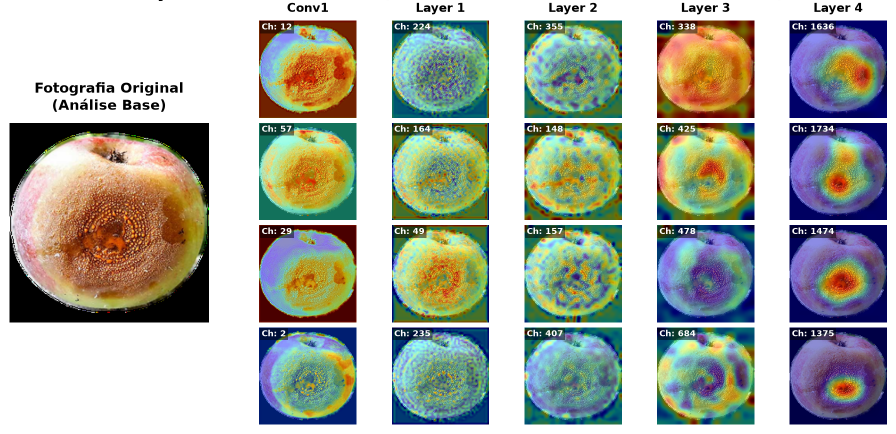
#> input picture print/CNN_layers.png, 1792 x 867 px (shown at 1/2 size); its folder holds only this picture in this run
$ python -i apple_segmentation.py   (imports and definitions only)
#> lines starting #> are read from the running program, lines starting #| are printed output that depends on the picture; after the words box and inside, x2 and y2 are one past the last pixel; in counts of white or black regions, pixels touching at a corner belong together
#!/usr/bin/env python3
"""Apple segmentation and 224x224 framing for the Raspberry Pi pipeline.

Replaces the HSV-blob + RANSAC-circle detector. That detector modelled the
silhouette as a circle, which cannot represent a real apple outline, and picked
its blob by circularity, which on this dataset locks onto a lesion or a specular
highlight more often than onto the fruit: it recovered the apple on 38% of
benchmark frames, against 95% here.

Method
------
1. Locate. A Hough circle vote gives a centre and a rough radius; a corner-seeded
   colour model is the fallback. Corners rather than a border band, because a
   round fruit filling the frame leaves the band full of fruit while the corners
   stay background.
2. Outline. Ground-truth silhouettes are 97.3% star-convex about their centroid,
   so the outline is one radius per angle, r(theta). Dynamic programming finds
   the globally optimal closed path through a polar edge-cost image under a
   slope constraint. It cannot leak, fragment or collapse, and unlike a circle it
   follows the true contour.
3. Refine. The contour is re-solved at full resolution inside a narrow band, then
   rasterised from continuous radii.
4. Frame. A square crop on the mask bounding-box centre, side 1.025x the longer
   bbox side, resized to 224 -- the convention measured from the ground truth.

Benchmarked against 113 (raw, ground-truth) pairs recovered by content matching;
see benchmark_report.md. Held-out split: mask IoU 0.826, Dice 0.882,
precision 0.894, recall 0.913, boundary F 0.390, 16.6 ms/frame mean
(20.4 ms p95) single-threaded on a 2.1 GHz x86 core.
"""
import cv2
import numpy as np

# ---------------------------------------------------------------- parameters
WORK = 160          # working resolution, long side (192 and 256 were no better)
NA = 90             # angular samples (the star-convex ceiling is reached here)
STEP = 4            # max radius change between neighbouring angles, in samples
SMOOTH = 0.45       # quadratic slope penalty
OUTWARD = 0.05      # bias towards the outermost strong edge
MARGIN = 1.2        # search radius, as a multiple of the far-corner distance
RCAP_MULT = 1.8     # search radius cap, as a multiple of the located radius
BAND_HALF = 8       # full-resolution refinement band, in pixels
RADIUS_GAIN = 1.02  # systematic tightness correction (see below)
SIDE_FACTOR = 1.025  # crop side / mask bbox side, measured from the ground truth
OUT_SIZE = 224

_HOUGH_SIDE = 128   # Hough only has to place a centre; its cost grows with area
_BINS_SHIFT = 4     # 16 x 16 x 16 Lab histogram
_NB = 256 >> _BINS_SHIFT


# ------------------------------------------------------------ colour model
# [10 lines left out: function _smooth3, not called in this run]


def _lab_index(lab):
    q = lab >> _BINS_SHIFT
    return (q[..., 0].astype(np.int32) * _NB + q[..., 1]) * _NB + q[..., 2]


# [23 lines left out: function _colour_centre, not called in this run]


def _hough_centre(gray):
    h, w = gray.shape[:2]
    k = _HOUGH_SIDE / max(h, w)
    if k < 1.0:
        gray = cv2.resize(gray, (max(16, round(w * k)), max(16, round(h * k))),
                          interpolation=cv2.INTER_AREA)
    else:
        k = 1.0
    gh, gw = gray.shape[:2]
    c = cv2.HoughCircles(gray, cv2.HOUGH_GRADIENT, dp=2, minDist=min(gh, gw),
                         param1=100, param2=30,
                         minRadius=int(0.12 * min(gh, gw)),
                         maxRadius=int(0.75 * min(gh, gw)))
    if c is None:
        return None
    x, y, r = c[0][0]
    return float(x) / k, float(y) / k, float(r) / k


def locate(blur_rgb, lab):
    """Centre and rough radius. Hough first: on the benchmark its centre error is
    0.032 of frame width (median) against 0.066 for the colour model, because it
    assumes nothing about where the fruit sits."""
    h, w = lab.shape[:2]
    return (_hough_centre(cv2.cvtColor(blur_rgb, cv2.COLOR_RGB2GRAY))
            or _colour_centre(lab)
            or ((w - 1) / 2.0, (h - 1) / 2.0, 0.3 * min(h, w)))


# --------------------------------------------------------- polar contour
def _step_edge(polar_img, k):
    """|mean over [r, r+k) - mean over [r-k, r)| summed over channels. Window
    averaging suppresses the skin speckle a plain derivative fires on."""
    f = np.cumsum(np.pad(polar_img.astype(np.float32), ((0, 0), (k, k), (0, 0)), 'edge'), axis=1)
    return np.abs((f[:, 2 * k:, :] - f[:, k:-k, :]) - (f[:, k:-k, :] - f[:, :-2 * k, :])).sum(2) / k


def _dp(cost, step, smooth):
    """Minimum-cost radius per angle under a slope constraint, closed over the
    angular wrap by running two laps and reading back the second.

    The per-angle update is a min-convolution with a small quadratic kernel,
    evaluated as one strided add plus one argmin.
    """
    na, nr = cost.shape
    win = 2 * step + 1
    pen = (smooth * (np.arange(win, dtype=np.float32) - step) ** 2).astype(np.float32)
    acc = np.empty((2 * na, nr), np.float32)
    back = np.empty((2 * na, nr), np.int8)
    acc[0] = cost[0]
    padded = np.full(nr + 2 * step, np.float32(1e9), np.float32)
    view = np.lib.stride_tricks.sliding_window_view(padded, win)
    buf = np.empty((nr, win), np.float32)
    arg = np.empty(nr, np.int64)
    cols = np.arange(nr)
    for t in range(1, 2 * na):
        padded[step:step + nr] = acc[t - 1]
        np.add(view, pen, out=buf)
        np.argmin(buf, axis=1, out=arg)
        acc[t] = buf[cols, arg] + cost[t % na]
        back[t] = arg - step
    r = np.empty(2 * na, np.int32)
    r[-1] = int(np.argmin(acc[-1]))
    for t in range(2 * na - 1, 0, -1):
        r[t - 1] = min(nr - 1, max(0, r[t] + int(back[t, r[t]])))
    return r[na:]


def _geometry(shape, cx, cy, na, margin):
    h, w = shape[:2]
    R = margin * float(max(np.hypot(cx, cy), np.hypot(w - cx, cy),
                           np.hypot(cx, h - cy), np.hypot(w - cx, h - cy)))
    nr = max(48, int(round(R)))
    ang = (np.arange(na) + 0.5) * 2 * np.pi / na
    ca, sa = np.cos(ang), np.sin(ang)
    with np.errstate(divide='ignore', invalid='ignore'):
        tx = np.where(ca > 0, (w - 1 - cx) / ca, np.where(ca < 0, -cx / ca, np.inf))
        ty = np.where(sa > 0, (h - 1 - cy) / sa, np.where(sa < 0, -cy / sa, np.inf))
    rmax_i = np.clip((np.minimum(np.abs(tx), np.abs(ty)) / R * nr).astype(np.int32), 4, nr - 1)
    return R, nr, ca, sa, rmax_i


def _polygon(cx, cy, rad, ca, sa, shape):
    pts = np.stack([cx + rad * ca, cy + rad * sa], 1).astype(np.int32)
    m = np.zeros(shape[:2], np.uint8)
    cv2.fillPoly(m, [pts], 1)            # fillPoly clips to the frame
    return m > 0


def _contour(rgb, cx, cy, na=None, outward=None, smooth=None, step=None,
             margin=None, rcap=None):
    """Optimal star-convex outline around (cx, cy).

    The search deliberately extends past the frame: when the fruit is clipped by
    the border the contour continues outside, where there is no evidence and so
    no cost, and the polygon is clipped when filled. Forbidding those radii
    instead forces the path to track the rectangular frame -- which no smoothness
    prior can express -- and the contour collapses inwards.
    """
    na = NA if na is None else na
    outward = OUTWARD if outward is None else outward
    smooth = SMOOTH if smooth is None else smooth
    step = STEP if step is None else step
    margin = MARGIN if margin is None else margin
    R, nr, ca, sa, rmax_i = _geometry(rgb.shape, cx, cy, na, margin)
    lab = cv2.cvtColor(rgb, cv2.COLOR_RGB2LAB)
    # WARP_FILL_OUTLIERS is not optional. The search deliberately extends past
    # the frame, and without this flag OpenCV leaves those samples uninitialised:
    # cv2.warpPolar then returns *different results for identical input* between
    # calls, which propagated all the way to a ~15 px swing in the contour radius
    # and was the real source of the run-to-run noise.
    pol = cv2.warpPolar(lab, (nr, na), (cx, cy), R,
                        cv2.WARP_POLAR_LINEAR | cv2.WARP_FILL_OUTLIERS)
    rr = np.arange(nr, dtype=np.float32)
    inside = rr[None, :] <= rmax_i[:, None]

    edge = _step_edge(pol, max(2, nr // 60)) * inside
    # normalise on a high percentile, not the max: one very strong unrelated edge
    # (a window frame, a tile joint) otherwise scales the fruit's own edge down
    # until the outward bias outvotes it and the contour balloons.
    edge = np.clip(edge / max(float(np.percentile(edge, 99.5)), 1e-6), 0.0, 1.0)
    cost = -edge - outward * (np.minimum(rr[None, :], rmax_i[:, None]) / nr)
    # Charging the out-of-frame region explicitly was tried (0.0 to 0.6) and
    # changes IoU by 0.0003, so it is not worth a parameter.

    if rcap is not None:
        cap = min(nr - 1, max(int(0.25 * nr), int(rcap / R * nr)))
        cost[:, cap + 1:] = 1e3
    cost[:, :max(3, nr // 14)] = 1e3      # the contour cannot collapse to a point

    idx = _dp(cost, step, smooth)
    rad = idx.astype(np.float32) / nr * R
    return _polygon(cx, cy, rad, ca, sa, rgb.shape), rad, ca, sa


def _refine_band(rgb_full, cx, cy, rad, ca, sa, half=None, step=4,
                 smooth=None, outward=None):
    """Re-solve the contour at full resolution inside a +/- `half` pixel band.

    The coarse pass runs on a downscaled image, so its boundary is quantised to
    several full-resolution pixels -- most of the remaining boundary error.
    """
    half = BAND_HALF if half is None else half
    smooth = SMOOTH if smooth is None else smooth
    outward = OUTWARD if outward is None else outward
    H, W = rgb_full.shape[:2]
    off = np.arange(-half, half + 1, dtype=np.float32)
    rg = rad[:, None] + off[None, :]
    xs = (cx + rg * ca[:, None]).astype(np.float32)
    ys = (cy + rg * sa[:, None]).astype(np.float32)
    valid = (xs >= 0) & (xs <= W - 1) & (ys >= 0) & (ys <= H - 1) & (rg > 1)
    # Sample from RGB and convert only the band. Converting the whole frame
    # first cost 15 ms of a 50 ms budget on a 2304x1296 capture, to use a few
    # thousand of its three million pixels.
    band = cv2.cvtColor(cv2.remap(rgb_full, xs, ys, cv2.INTER_LINEAR,
                                  borderMode=cv2.BORDER_REPLICATE),
                        cv2.COLOR_RGB2LAB)
    edge = _step_edge(band, 2) * valid
    edge = np.clip(edge / max(float(np.percentile(edge, 99.5)), 1e-6), 0.0, 1.0)
    cost = -edge - outward * (np.cumsum(valid, axis=1) / max(1, off.size))
    return rad + off[_dp(cost.astype(np.float32), step, smooth)]


# --------------------------------------------------------------- public API
def _downscale(rgb, work):
    """Downscale to `work` on the long side, returning (small, scale).

    A single INTER_AREA call from 2304 px touches every source pixel (~9 ms).
    Striding first cuts the pixel count by the square of the stride; the result
    is still area-averaged, and the Gaussian blur that follows hides the rest.
    """
    H, W = rgb.shape[:2]
    s = work / max(H, W)
    k = max(1, int(1.0 / (s * 3.0)))          # keep >=3x for the area average
    if k > 1:
        rgb = rgb[::k, ::k]
    small = cv2.resize(rgb, (max(8, round(W * s)), max(8, round(H * s))),
                       interpolation=cv2.INTER_AREA)
    return small, s


USE_WINDOW = False      # zoom to the fruit before segmenting (see fruit_window)
REQUIRE_FRUIT = False   # reject frames with no usable fruit (see has_fruit)
MIN_FRUIT_CONTRAST = 30.0   # chroma of the fruit against its surroundings
MIN_EDGE_SHARPNESS = 3.0    # steepest L step across the outline, per pixel
MIN_FRUIT_AREA = 0.002      # fraction of the frame
MAX_FRUIT_AREA = 0.60       # above this the "fruit" is the background
WINDOW_WORK = 256       # coarse pass resolution for finding the fruit window
WINDOW_MULT = 2.6       # window side, as a multiple of the coarse fruit radius


# [82 lines left out: functions salient_blob, fruit_window, not called in this run]


def apple_contour(rgb, work=None, na=None, band_half=None, radius_gain=None,
                  rcap_mult=None, window=None, seed=None, blob=None, **kw):
    """Locate and outline the apple.

    Returns (cx, cy, radii, cos, sin) in full-resolution coordinates.

    Every tunable defaults to None and is resolved from the module constant at
    call time, so setting e.g. apple_segmentation.RADIUS_GAIN from the caller
    actually takes effect. Binding them as default arguments freezes them at
    import and silently ignores any later configuration.
    """
    work = WORK if work is None else work
    na = NA if na is None else na
    radius_gain = RADIUS_GAIN if radius_gain is None else radius_gain
    rcap_mult = RCAP_MULT if rcap_mult is None else rcap_mult
    use_win = USE_WINDOW if window is None else window
    win = fruit_window(rgb, blob=blob) if use_win else None
    if win is not None:
        left, top, side, seed = win
        sub = rgb[top:top + side, left:left + side]
        c = apple_contour(sub, work=work, na=na, band_half=band_half,
                          radius_gain=radius_gain, rcap_mult=rcap_mult,
                          window=False, seed=seed, **kw)
        return c[0] + left, c[1] + top, c[2], c[3], c[4]

    H, W = rgb.shape[:2]
    small, s = _downscale(rgb, work)
    blur = cv2.GaussianBlur(small, (5, 5), 0)
    lab = cv2.cvtColor(blur, cv2.COLOR_RGB2LAB)
    h, w = lab.shape[:2]

    if seed is not None:
        # The window stage already localised the fruit deterministically. Reusing
        # its centre skips the Hough vote entirely: Hough breaks accumulator ties
        # nondeterministically, and on this geometry that was flipping whole
        # outcomes (IoU varied by 0.13 between runs on identical input).
        cx, cy = seed[0] * s, seed[1] * s
        r0 = 0.5 * min(h, w) / WINDOW_MULT
    else:
        cx, cy, r0 = locate(blur, lab)
    rcap = r0 * rcap_mult if rcap_mult else None
    m, rad, ca, sa = _contour(blur, cx, cy, na=na, rcap=rcap, **kw)

    # Re-solve once from the mask's own centroid. A colour-model region term was
    # tried here too (a Chan-Vese style alternation) and is clearly harmful: the
    # background model is fitted just outside a contour that is not yet correct,
    # so any under-coverage feeds back and the contour collapses (IoU 0.72 vs 0.83).
    if m.sum() >= 0.005 * h * w:
        ys, xs = np.nonzero(m)
        cx2, cy2 = float(xs.mean()), float(ys.mean())
        if abs(cx2 - cx) >= 0.5 or abs(cy2 - cy) >= 0.5:
            cx, cy = cx2, cy2
            m, rad, ca, sa = _contour(blur, cx, cy, na=na, rcap=rcap, **kw)

    cxf, cyf, radf = cx / s, cy / s, rad / s
    # The band has to be wider than the coarse pass's own quantisation, which is
    # one working pixel = 1/s full-resolution pixels. A fixed 8 px band is finer
    # than that on a 2304 px capture, so the refinement would be searching
    # inside its own error.
    if band_half is None:
        band_half = max(8, int(round(3.0 / s)))
    if band_half > 0:
        radf = _refine_band(rgb, cxf, cyf, radf, ca, sa, half=band_half)
    # The solved contour sits a few per cent inside the ground truth, whose soft
    # matte thresholds just outside the visible edge the cost locks onto. The
    # correction lifts boundary F-score at 2 px tolerance from 0.18 to ~0.39.
    return cxf, cyf, radf * radius_gain, ca, sa


def contour_points(contour, shape):
    """Contour vertices as int32 (N, 2), clipped to the frame."""
    cx, cy, rad, ca, sa = contour
    H, W = shape[:2]
    x = np.clip(cx + rad * ca, 0, W - 1)
    y = np.clip(cy + rad * sa, 0, H - 1)
    return np.stack([x, y], 1).astype(np.int32)


# [10 lines left out: function apple_mask, not called in this run]


def crop_from_contour(rgb, contour, out=None, factor=None):
    """Square crop around the contour, rendered directly at `out` px as RGBA.

    The obvious implementation -- rasterise the mask at full resolution, copy a
    side x side x 4 canvas, then INTER_AREA it down -- cost 218 ms on a 1385 px
    capture with a 1112 px crop: the 4-channel area resize is not vectorised.
    Here the colour is resized from the source rectangle (3 channels) and the
    alpha is rasterised straight into the output frame, so nothing larger than
    `out` is ever allocated.
    """
    out = OUT_SIZE if out is None else out
    factor = SIDE_FACTOR if factor is None else factor
    pts = contour_points(contour, rgb.shape)
    if pts.size == 0:
        return None
    x0, y0 = pts.min(0); x1, y1 = pts.max(0)
    side = max(1, int(round(max(x1 - x0 + 1, y1 - y0 + 1) * factor)))
    left = int(round((x0 + x1) / 2.0 - side / 2.0))
    top = int(round((y0 + y1) / 2.0 - side / 2.0))
    k = out / float(side)

    canvas = np.zeros((out, out, 4), np.uint8)
    H, W = rgb.shape[:2]
    sx0, sy0 = max(0, left), max(0, top)
    sx1, sy1 = min(W, left + side), min(H, top + side)
    if sx1 <= sx0 or sy1 <= sy0:
        return None
    dx0, dy0 = int(round((sx0 - left) * k)), int(round((sy0 - top) * k))
    dx1, dy1 = min(out, int(round((sx1 - left) * k))), min(out, int(round((sy1 - top) * k)))
    if dx1 <= dx0 or dy1 <= dy0:
        return None
    interp = cv2.INTER_AREA if (sx1 - sx0) > (dx1 - dx0) else cv2.INTER_LINEAR
    canvas[dy0:dy1, dx0:dx1, :3] = cv2.resize(rgb[sy0:sy1, sx0:sx1],
                                              (dx1 - dx0, dy1 - dy0), interpolation=interp)
    alpha = np.zeros((out, out), np.uint8)
    cv2.fillPoly(alpha, [np.round((pts - [left, top]) * k).astype(np.int32)], 255)
    canvas[..., 3] = alpha
    canvas[..., :3][alpha == 0] = 0
    return canvas


# [91 lines left out: functions crop_and_resize, edge_sharpness, has_fruit, not called in this run]


def segment_to_224(rgb, out=None):
    """RGB uint8 array -> (full-resolution mask, RGBA uint8 out x out).

    Returns (None, None) when REQUIRE_FRUIT is on and the frame holds no usable
    apple, so the caller can drop the frame instead of sending background.
    """
    # One salient-blob pass feeds both the gate and the window; computing it
    # three times cost 12 ms of the frame budget.
    blob = salient_blob(rgb) if (REQUIRE_FRUIT or USE_WINDOW) else None
    if REQUIRE_FRUIT:
        ok, _reason, _ = has_fruit(rgb, blob=blob)
        if not ok:
            return None, None
    c = apple_contour(rgb, blob=blob)
    if REQUIRE_FRUIT and edge_sharpness(rgb, c) < MIN_EDGE_SHARPNESS:
        return None, None
    m = np.zeros(rgb.shape[:2], np.uint8)
    cv2.fillPoly(m, [contour_points(c, rgb.shape)], 1)
    return m > 0, crop_from_contour(rgb, c, out=out)

>>> import cv2
>>> picture = cv2.cvtColor(cv2.imread('../print/CNN_layers.png'), cv2.COLOR_BGR2RGB)
>>> result = segment_to_224(picture)
#> in _downscale, `small = cv2.resize(rgb, (max(8, round(W * s)), max(8, round(H * s))), ..`:
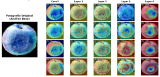
#> small: shape (77, 160, 3); mean of channels 0, 1, 2 171.4, 175.4, 163.9; drawn as B, G, R
#> in apple_contour, `small, s = _downscale(rgb, work)`: s = 0.0893
#> in _hough_centre, `c = cv2.HoughCircles(gray, cv2.HOUGH_GRADIENT, dp=2, minDist=min(gh, g..`: c = [[59, 31, 29.4], [121, 13, 9.4]]
#> in _hough_centre, `x, y, r = c[0][0]`: x = 59; y = 31; r = 29.4
#> in apple_contour, `cx, cy, r0 = locate(blur, lab)`: cx = 73.75; cy = 38.75; r0 = 36.75
#> in apple_contour, `rcap = r0 * rcap_mult if rcap_mult else None`: rcap = 66.15
#> in _geometry, `R = margin * float(max(np.hypot(cx, cy), np.hypot(w - cx, cy), np.hypo..`: R = 113.5
#> in _geometry, `nr = max(48, int(round(R)))`: nr = 113
#> in _geometry, `tx = np.where(ca > 0, (w - 1 - cx) / ca, np.where(ca < 0, -cx / ca, np..`: tx = 90 values, max 1.39e+18 at index 22, min 73.79 at index 44, mean 1.99e+16
#> in _geometry, `ty = np.where(sa > 0, (h - 1 - cy) / sa, np.where(sa < 0, -cy / sa, np..`: ty = 90 values, max 1110.3 at index 89, min 37.25 at index 22, mean 128.7
#> in _geometry, `rmax_i = np.clip((np.minimum(np.abs(tx), np.abs(ty)) / R * nr).astype(..`: rmax_i = 90 values, max 91 at index 5, min 37 at index 19, mean 58.46
#> in _contour, `R, nr, ca, sa, rmax_i = _geometry(rgb.shape, cx, cy, na, margin)`: R = 113.5; nr = 113; ca = 90 values, max 0.999 at index 0, min -0.999 at index 44, mean -3.82e-17; sa = 90 values, max 1 at index 22, min -1 at index 67, mean -2.08e-17
#> in _contour, `inside = rr[None, :] <= rmax_i[:, None]`:
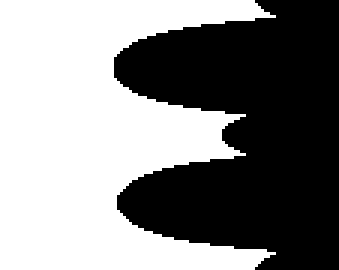
#> inside: shape (90, 113) bool (shown 3 times larger); 52.6% white; 1 black region, box (x1, y1, x2, y2) and area: (38, 0, 113, 90) 4819
#> in _contour, `cap = min(nr - 1, max(int(0.25 * nr), int(rcap / R * nr)))`: cap = 65
#> in _contour, `cost[:, :max(3, nr // 14)] = 1e3`:
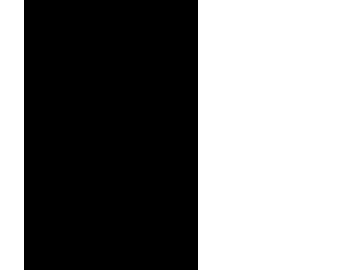
#> cost: shape (90, 113) float64 (shown 3 times larger); min -1.03, max 1000, mean 486.7; drawn with min black and max white
#> after the loop in _dp, `for t in range(1, 2 * na):`:
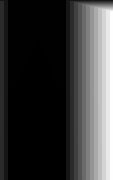
#> acc: shape (180, 113) float32; min -63.3, max 12082.9, mean 2703.6; drawn with min black and max white
#> after the loop in _dp, `for t in range(1, 2 * na):`:
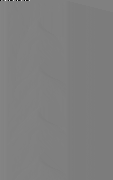
#> back: shape (180, 113) int8; min -128, max 127, mean -1.3; drawn with min black and max white
#> after the loop in _dp, `for t in range(1, 2 * na):`: padded = 121 values, max 1e+09 at index 0, min -62.86 at index 46, mean 66118248
#> in _dp, `r = np.empty(2 * na, np.int32)`: r = 180 values, max 89 at index 178, min 0 at index 0, mean 22.25
#> after the loop in _dp, `for t in range(2 * na - 1, 0, -1):`: r = 180 values, max 42 at index 0, min 37 at index 19, mean 39.52
#> in _contour, `idx = _dp(cost, step, smooth)`: idx = 90 values, max 42 at index 0, min 37 at index 19, mean 39.52
#> in _contour, `rad = idx.astype(np.float32) / nr * R`: rad = 90 values, max 42.17 at index 0, min 37.15 at index 19, mean 39.69
#> in _polygon, `pts = np.stack([cx + rad * ca, cy + rad * sa], 1).astype(np.int32)`: pts = 90 pairs, first value 36 to 115, second value 0 to 75
#> in _polygon, `cv2.fillPoly(m, [pts], 1)`:
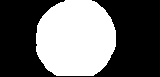
#> m: shape (77, 160); values 0 (black) and 1 (white), 41.1% white; 1 white region, box (x1, y1, x2, y2) and area: (36, 0, 116, 76) 5068
#> in apple_contour, `ys, xs = np.nonzero(m)`: ys = 5068 values from 0 to 75; xs = 5068 values, max 115 at index 1919, min 36 at index 2078, mean 75.28
#> in apple_contour, `cx2, cy2 = float(xs.mean()), float(ys.mean())`: cx2 = 75.28; cy2 = 38.13
#> in apple_contour, `cx, cy = cx2, cy2`: cx = 75.28; cy = 38.13
#> call 2 of _step_edge, with k = 2
#> in _step_edge (call 2), `return np.abs((f[:, 2 * k:, :] - f[:, k:-k, :]) - (f[:, k:-k, :] - f[:..`:
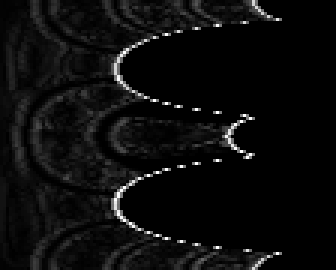
#> returned value: shape (90, 112) float32 (shown 3 times larger); min 0, max 511, mean 25.2; drawn with min black and max white
#> (the rest of the program and of its run is left out)
